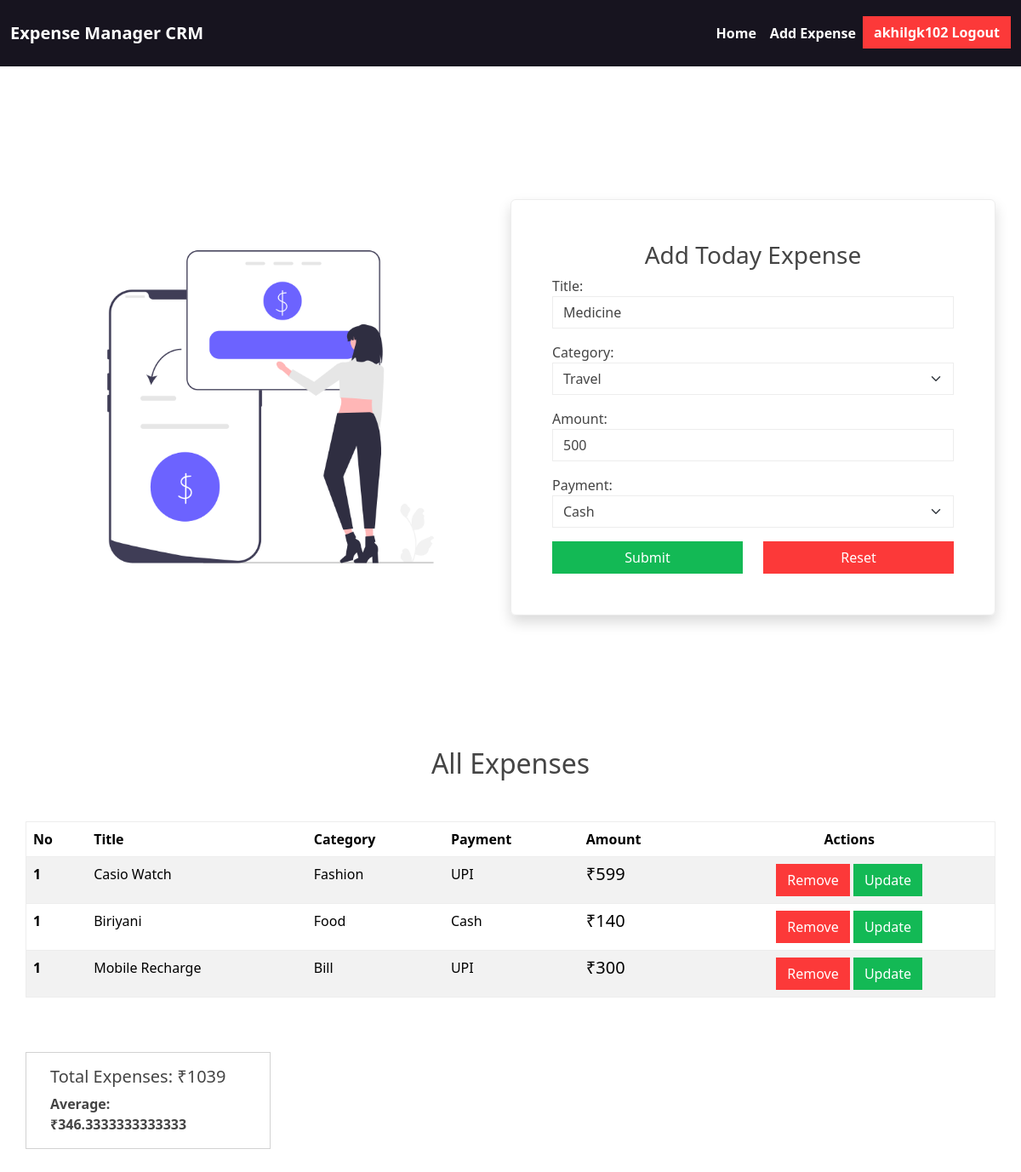
Screenshot of /expense/5/update (signed in) with the database file from the repository.
### exp_app/models.py (models this page shows)
class User(AbstractUser):
    phone_number=models.CharField(max_length=12,unique=True)
    email=models.EmailField(unique=True)

class ExpenseManager(models.Model):
    title=models.CharField(max_length=200)
    category_options=(
    ('Housing', 'Housing'),
    ('Transportation', 'Transportation'),
    ('Food', 'Food'),
    ('Healthcare', 'Healthcare'),
    ('Education', 'Education'),
    ('Entertainment', 'Entertainment'),
    ('Personal Care', 'Personal Care'),
    ('Debt Payments', 'Debt Payments'),
    ('Savings & Investments', 'Savings & Investments'),
    ('Gifts & Donations', 'Gifts & Donations'),
    ('Insurance', 'Insurance'),
    ('Travel', 'Travel'),
    ('Miscellaneous', 'Miscellaneous'),
    )
    category=models.CharField(choices=category_options,max_length=200)
    amount=models.PositiveIntegerField()
    payment_options=(
        ("Cash","Cash"),
        ("Card","Card"),
        ("UPI","UPI"),
    )
    payment=models.CharField(max_length=200,choices=payment_options)
    owner=models.ForeignKey(User,on_delete=models.CASCADE,null=True)

### exp_app/views.py (the view, shortened to what this page needs)
# urls.py: path("expense/<int:pk>/update",views.ExpenseCreateView.as_view(),name="expense-update"),
@method_decorator(decs,name="dispatch")
class ExpenseCreateView(View):
    template_name="expense_create.html"
    form_class=ExpenseCreateForm
    def get(self,request,*args,**kwargs):
        id=kwargs.get("pk")
        exp_obj=None
        if id:
            exp_obj=ExpenseManager.objects.get(id=id)
        form_instance = self.form_class(instance=exp_obj)
        qs=ExpenseManager.objects.filter(owner=request.user)
        total_amount=qs.aggregate(Sum('amount'))['amount__sum']
        average=qs.aggregate(Avg('amount'))['amount__avg']
        print(average)
        return render(request,self.template_name,{"form":form_instance,"data":qs,"total":total_amount,"average":average})

### exp_app/forms.py
class ExpenseCreateForm(forms.ModelForm):
    class Meta:
        model=ExpenseManager
        fields=['title','category','amount','payment']
        widgets={
            "title":forms.TextInput(attrs={"class":"form-control","placeholder":"Enter Title"}),
            "category":forms.Select(choices=ExpenseManager.category_options,attrs={"class":"form-control form-select"}),
            "amount":forms.NumberInput(attrs={"class":"form-control","placeholder":"Enter Amount"}),
            "payment":forms.Select(choices=ExpenseManager.payment_options,attrs={"class":"form-control form-select"})
        }

### exp_app/templates/expense_create.html (shortened to what this page needs)
{%extends 'user_base.html'%}
{%load static%}
{%block main_block%}
<section>
    <div class="container">
        <div class="row justify-content-center align-items-center vh-100">
            <div class="col-lg-6 col-10">
                <img src="{%static 'images/money.png'%}" alt="" style="height: 30rem;">
            </div>
            <div class="col-lg-6 col-10 shadow rounded border p-5">
                <h3 class="text-center">Add Today Expense</h3>
                <form action="" method="post">
                    {{form.as_p}}
                    <div class="row mt-3">
                        <div class="col-6 d-grid">
                            <button type="submit" class="btn btn-success"> Submit</button>
                        </div>
                        <div class="col-6 d-grid">
                            <button type="reset" class="btn btn-danger"> Reset</button>
                        </div>
                    </div>
                </form>
            </div>
        </div>
    </div>
</section>
<section class="container mb-5 ">
    <h2 class="text-center mb-5">All Expenses</h2>
    <div class="row">
            <table class="table table-striped border">
                <thead>
                  <tr>
                    <th scope="col">No</th>
                    <th scope="col">Title</th>
                    <th scope="col">Category</th>
                    <th scope="col">Payment</th>
                    <th scope="col">Amount</th>
                    <th scope="col" class="text-center">Actions</th>
                  </tr>
                </thead>
                <tbody>
                    {%for d in data%}
                  <tr>
                    <th scope="row">1</th>
                    <td>{{d.title}}</td>
                    <td>{{d.category}}</td>
                    <td>{{d.payment}}</td>
                    <td class=""><h5>₹{{d.amount}}</h5></td>
                    <td class="text-center">
                        <a href="{%url 'expense-delete' d.id%}" class="btn btn-danger">Remove</a>
                        <a href="{%url 'expense-update' d.id%}" class="btn btn-success">Update</a>
                    </td>
                  </tr>
                  {%endfor%}
                </tbody>
              </table>
    </div>
    <div class="row mt-5">
        <div class="card" style="width: 18rem;">
            <div class="card-body">
              <h5 class="card-title">Total Expenses: ₹{{total}}</h5>
              <p class="card-text fw-semibold">Average: ₹{{average}}</p>
            </div>
          </div>
    </div>
</section>
{%endblock%}

### exp_app/templates/user_base.html (shortened to what this page needs)
<!DOCTYPE html>
{%load static%}
<html lang="en">
<head>
    <link rel="stylesheet" href="{%static 'css/style4.css'%}">
    <link rel="stylesheet" href="https://cdn.jsdelivr.net/npm/bootstrap-icons@1.11.3/font/bootstrap-icons.min.css">
</head>
<body>
    <nav class="navbar navbar-expand-lg bg-dark">
        <div class="container-fluid">
          <a class="navbar-brand fw-semibold text-white" href="#">Expense Manager CRM</a>
          <div class="collapse navbar-collapse" id="navbarNav">
            <ul class="navbar-nav ms-auto">
              <li class="nav-item">
                <a class="nav-link active fw-semibold text-white" aria-current="page" href="#">Home</a>
              </li>
              <li class="nav-item">
                <a class="nav-link fw-semibold text-white" href="{%url 'expense-create'%}">Add Expense</a>
              </li>
              <li class="nav-item">
                <a class="btn btn-danger fw-semibold text-white" href="{%url 'signout'%}"> {{request.user}} Logout</a>
              </li>
            </ul>
          </div>
        </div>
      </nav>
      {%block main_block%}
      {%endblock%}
</body>
</html>

### rows the page displays
User: user "akhilgk102"
ExpenseManager: title "Medicine", category "Travel", amount "500", payment "Cash"
ExpenseManager: title "Casio Watch", category "Fashion", payment "UPI", amount "599"
ExpenseManager: title "Biriyani", category "Food", payment "Cash", amount "140"
ExpenseManager: title "Mobile Recharge", category "Bill", payment "UPI", amount "300"

### other values shown
{{ total }} "1039"
{{ average }} "346.3333333333333"
